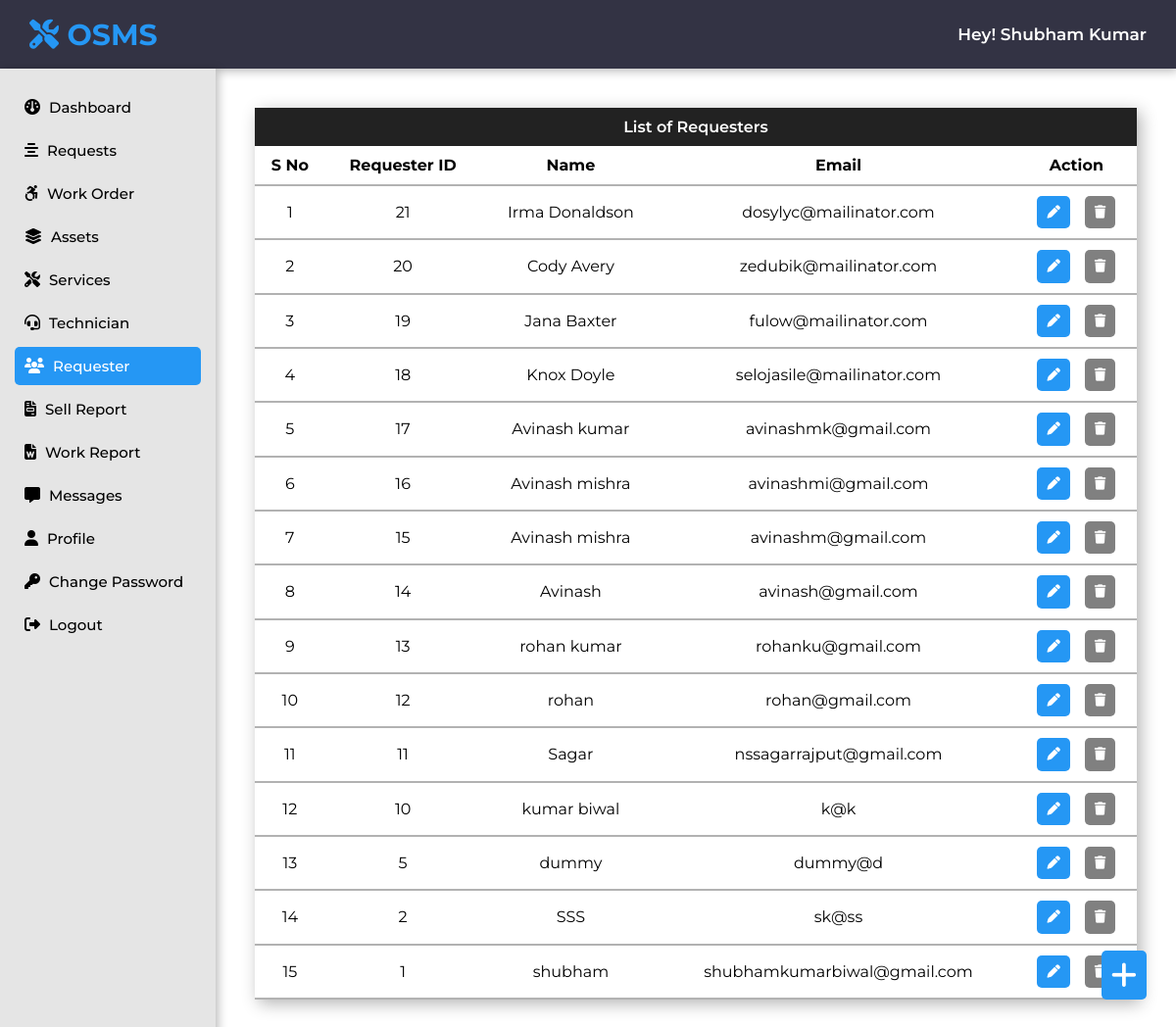
/admin/requester.php (signed in), run on the app's committed database.
### tables this page shows
CREATE TABLE `user_login` (
  `u_id` int(11) NOT NULL,
  `u_name` varchar(75) NOT NULL,
  `u_email` varchar(75) NOT NULL,
  `u_password` varchar(75) NOT NULL,
  `u_add1` varchar(60) NOT NULL,
  `u_add2` varchar(60) NOT NULL,
  `u_city` varchar(60) NOT NULL,
  `u_state` varchar(60) NOT NULL,
  `u_zip` int(11) NOT NULL,
  `u_mobile` bigint(20) NOT NULL,
  `u_image` varchar(255) NOT NULL,
  `code` int(11) NOT NULL
);

### admin/requester.php (the view, shortened to what this page needs)
<?php
$page = "requester";
include "../connection.php";
include "include/header-sidebar.php";
$sql = "SELECT * FROM user_login ORDER BY u_id DESC";
$run = mysqli_query($conn, $sql);
?>
<head>
</head>
<div class="content">
    <span class="add-btn" onclick="open_register_modal()"><i class="fa-solid fa-plus"></i></span>
    <div class="table">
        <div class="heading">
            <p>List of Requesters</p>
        </div>
        <div class="table-data">
            <table>
                <thead>
                    <tr>
                        <th>S No</th>
                        <th>Requester ID</th>
                        <th>Name</th>
                        <th>Email</th>
                        <th>Action</th>
                    </tr>
                </thead>
                <tbody>
                    <?php
                    $count = 1;
                    while ($result = mysqli_fetch_array($run)) {
                    ?>
                        <tr>
                            <td><?php echo $count; ?></td>
                            <?php $count++ ?>
                            <td>
                                <?php echo $result['u_id']; ?>
                            </td>
                            <td>
                                <?php echo $result['u_name']; ?>
                            </td>
                            <td>
                                <?php echo $result['u_email']; ?>
                            </td>
                            <td>
                                <div class="form-btn">
                                    <form action="edit-requester.php" method="post">
                                        <button type="submit" name="edit-btn" class="edit-btn"><i class="fa-solid fa-pen"></i></button>
                                    </form>
                                    <form action="" method="post">
                                        <button type="submit" name="delete-btn" class="delete-btn" Onclick="return ConfirmDelete();"><i class="fa-solid fa-trash"></i></button>
                                    </form>
                                </div>
                            </td>
                        </tr>
                    <?php } ?>
                </tbody>
            </table>
        </div>
    </div>
</div>

### admin/include/header-sidebar.php (shortened to what this page needs)
<?php
$aEmail = $_SESSION['is_adminlogin'];
$sql = "SELECT a_name FROM admin_login WHERE a_email = '$aEmail'";
$run = mysqli_query($conn, $sql);
$result = mysqli_fetch_array($run);
$aname = $result['a_name'];
?>
<head>
    <link rel="stylesheet" href="https://cdnjs.cloudflare.com/ajax/libs/font-awesome/6.2.0/css/all.min.css">
    <link rel="stylesheet" href="https://cdnjs.cloudflare.com/ajax/libs/lightgallery-js/1.4.0/css/lightgallery.min.css">
    <link rel="stylesheet" href="../css/admin-style.css">
</head>
<section class="head-sidebar">
    <div class="top_navbar">
        <a href="/osms" class="logo"> <i class="fas fa-tools"></i> OSMS </a>
        <span class="pheading">Hey! <?php echo $aname; ?></span>
    </div>
    <div class="sidebar">
        <ul class="links">
            <li>
                <a href="dashboard.php" class="<?php if ($page == "dashboard") echo 'nav-active'; ?>">
                    <span class="icon"><i class="fa-solid fa-gauge"></i></span>
                    <span class="item">Dashboard</span>
                </a>
            </li>
            <li>
                <a href="requests.php" class="<?php if ($page == "requests") echo 'nav-active'; ?>">
                    <span class="icon"><i class="fa-solid fa-align-center"></i></span>
                    <span class="item">Requests</span>
                </a>
            </li>
            <li>
                <a href="work-order.php" class="<?php if ($page == "workorder") echo 'nav-active'; ?>">
                    <span class="icon"><i class="fa-brands fa-accessible-icon"></i></span>
                    <span class="item">Work Order</span>
                </a>
            </li>
            <li>
                <a href="assets.php" class="<?php if ($page == "assets") echo 'nav-active'; ?>">
                    <span class="icon"><i class="fa-solid fa-layer-group"></i></span>
                    <span class="item">Assets</span>
                </a>
            </li>
            <li>
                <a href="services.php" class="<?php if ($page == "services") echo 'nav-active'; ?>">
                    <span class="icon"><i class="fa-solid fa-screwdriver-wrench"></i></span>
                    <span class="item">Services</span>
                </a>
            </li>
            <li>
                <a href="technician.php" class="<?php if ($page == "technician") echo 'nav-active'; ?>">
                    <span class="icon"><i class="fa-solid fa-headset"></i></span>
                    <span class="item">Technician</span>
                </a>
            </li>
            <li>
                <a href="requester.php" class="<?php if ($page == "requester") echo 'nav-active'; ?>">
                    <span class="icon"><i class="fa-solid fa-users"></i></span>
                    <span class="item">Requester</span>
                </a>
            </li>
            <li>
                <a href="sold-product-report.php" class="<?php if ($page == "sellreport") echo 'nav-active'; ?>">
                    <span class="icon"><i class="fa-sharp fa-solid fa-file-invoice"></i></span>
                    <span class="item">Sell Report</span>
                </a>
            </li>
            <li>
                <a href="work-report.php" class="<?php if ($page == "workreport") echo 'nav-active'; ?>">
                    <span class="icon"><i class="fa-solid fa-file-word"></i></span>
                    <span class="item">Work Report</span>
                </a>
            </li>
            <li>
                <a href="messages.php" class="<?php if ($page == "messages") echo 'nav-active'; ?>">
                    <span class="icon"><i class="fa-solid fa-message"></i></span>
                    <span class="item">Messages</span>
                </a>
            </li>
            <li>
                <a href="profile.php" class="<?php if ($page == "admin-profile") echo 'nav-active'; ?>">
                    <span class="icon"><i class="fa-solid fa-user"></i></span>
                    <span class="item">Profile</span>
                </a>
            </li>
            <li>
                <a href="change-password.php" class="<?php if ($page == "changepassword") echo 'nav-active'; ?>">
                    <span class="icon"><i class="fa-solid fa-key"></i></span>
                    <span class="item">Change Password</span>
                </a>
            </li>
            <li>
                <a href="logout.php" class="<?php if ($page == "logout") echo 'nav-active'; ?>">
                    <span class="icon"><i class="fa-solid fa-right-from-bracket"></i></span>
                    <span class="item">Logout</span>
                </a>
            </li>
        </ul>
    </div>
</section>

### css/admin-style.css (style rules this page uses)
* { font-family: "Montserrat", sans-serif; margin: 0; padding: 0; box-sizing: border-box; outline: none; border: none; text-decoration: none; list-style: none; }
.head-sidebar { position: fixed; top: 0; left: 0; z-index: 1; }
.head-sidebar .top_navbar { position: fixed; width: 100%; height: 7rem; background: var(--black); display: flex; justify-content: space-between; align-items: center; padding: 0 3rem; box-shadow: 0.2rem 0.2rem 1rem rgb(0, 0, 0, 0.3); }
.top_navbar .logo { font-size: 3rem; text-transform: capitalize; color: var(--blue); font-weight: bolder; margin-right: 3rem; }
.sidebar { position: fixed; background: #e5e5e5; margin-top: 7rem; left: 0; width: 22rem; height: 100%; padding: 1.5rem; box-shadow: 0.2rem 0.2rem 1rem rgb(0, 0, 0, 0.3); }
.sidebar ul li a { display: block; padding: 1rem; color: black; font-size: 1.5rem; font-weight: 500; position: relative; text-decoration: none; margin: 0.5rem 0; border-radius: 0.5rem; }
.sidebar ul li a .icon { color: black; font-size: 1.6rem; display: inline-block; padding: 0 0.5rem 0 0; }
.sidebar ul li a.nav-active { background: var(--blue); color: var(--white); }
.sidebar ul li a.nav-active .icon { background: var(--blue); color: var(--white); }
.content { margin-top: 7rem; margin-left: 22rem; padding: 4rem; }

### admin/include/header-sidebar.php (style rules this page uses)
.pheading { color: white; font-size: 1.7rem; font-weight: 600; text-transform: capitalize; }

### admin/requester.php (style rules this page uses)
.table { box-shadow: 0.4rem 0.4rem 1.6rem rgba(0, 0, 0, 0.3); }
.table .heading { background: #222; color: white; text-align: center; padding: 1rem 0; font-size: 1.6rem; font-weight: 550; }
table { text-align: center; border-collapse: collapse; width: 100%; }
tr { border-bottom: .2rem solid rgba(0, 0, 0, 0.3); }
th, td { padding: 1rem; }
.form-btn { display: flex; flex-direction: row; gap: 1.5rem; justify-content: center; align-items: center; }
.edit-btn { background: #2597f4; padding: 1rem; color: white; cursor: pointer; border-radius: .5rem; }
.delete-btn { background: gray; color: white; padding: 1rem; cursor: pointer; border-radius: .5rem; }
.add-btn { position: fixed; bottom: 4rem; right: 3rem; font-size: 3rem; background: #2597f4; color: white; padding: 1rem; cursor: pointer; border-radius: .5rem; z-index: 99; }

### data on the page
user_login: u_id "21", u_name "Irma Donaldson", u_email "dosylyc@mailinator.com"
user_login: u_id "20", u_name "Cody Avery", u_email "zedubik@mailinator.com"
user_login: u_id "19", u_name "Jana Baxter", u_email "fulow@mailinator.com"
user_login: u_id "18", u_name "Knox Doyle", u_email "selojasile@mailinator.com"
user_login: u_id "17", u_name "Avinash kumar", u_email "avinashmk@gmail.com"
user_login: u_id "16", u_name "Avinash mishra", u_email "avinashmi@gmail.com"
user_login: u_id "15", u_name "Avinash mishra", u_email "avinashm@gmail.com"
user_login: u_id "14", u_name "Avinash", u_email "avinash@gmail.com"
user_login: u_id "13", u_name "rohan kumar", u_email "rohanku@gmail.com"
user_login: u_id "12", u_name "rohan", u_email "rohan@gmail.com"
user_login: u_id "11", u_name "Sagar", u_email "nssagarrajput@gmail.com"
user_login: u_id "10", u_name "kumar biwal", u_email "k@k"
user_login: u_id "5", u_name "dummy", u_email "dummy@d"
user_login: u_id "2", u_name "SSS", u_email "sk@ss"
user_login: u_id "1", u_name "shubham", u_email "shubhamkumarbiwal@gmail.com"

### other printed values
$aname "Shubham Kumar"
